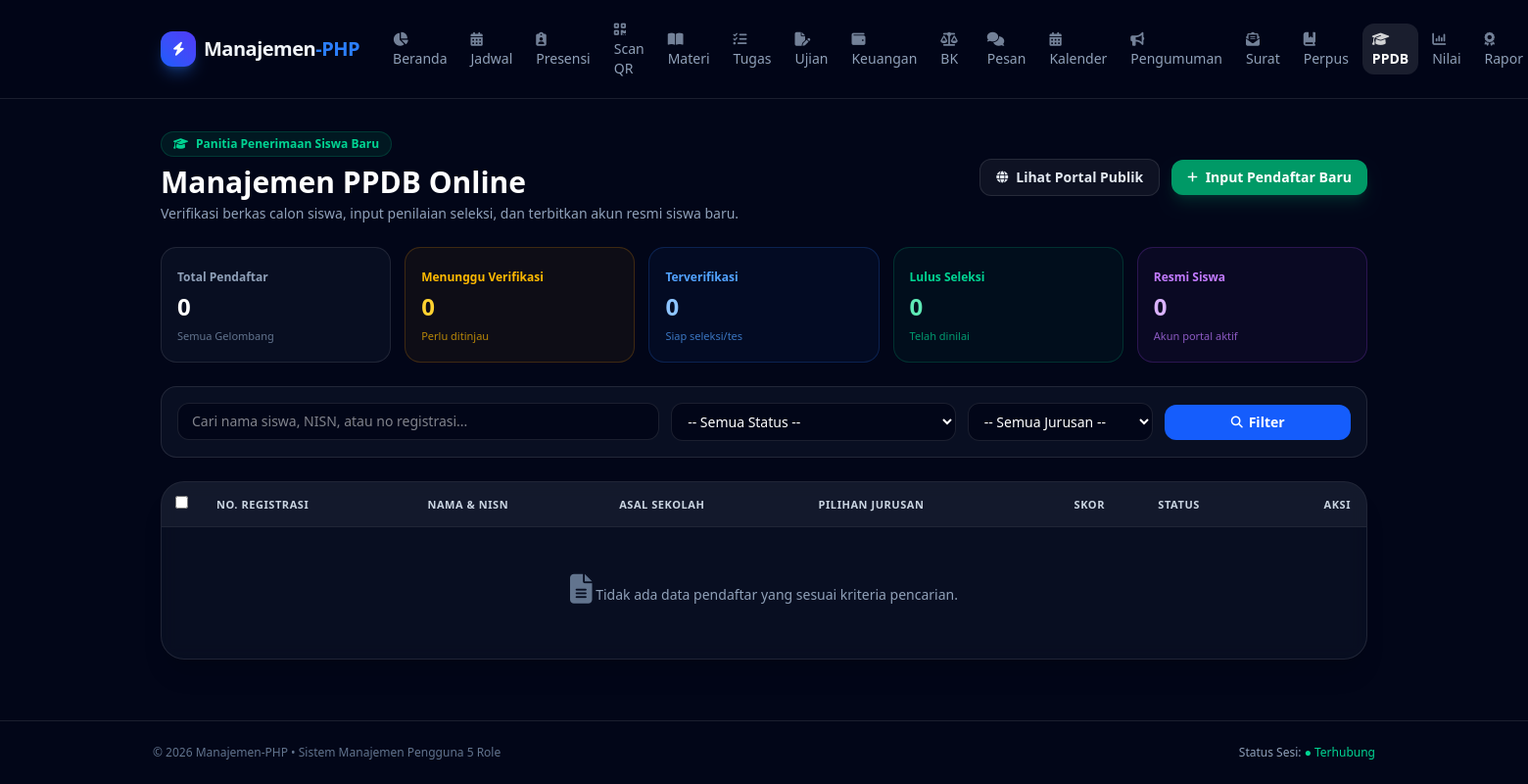
Before: /dashboard/admin/ppdb.php (signed in) with the older database file.
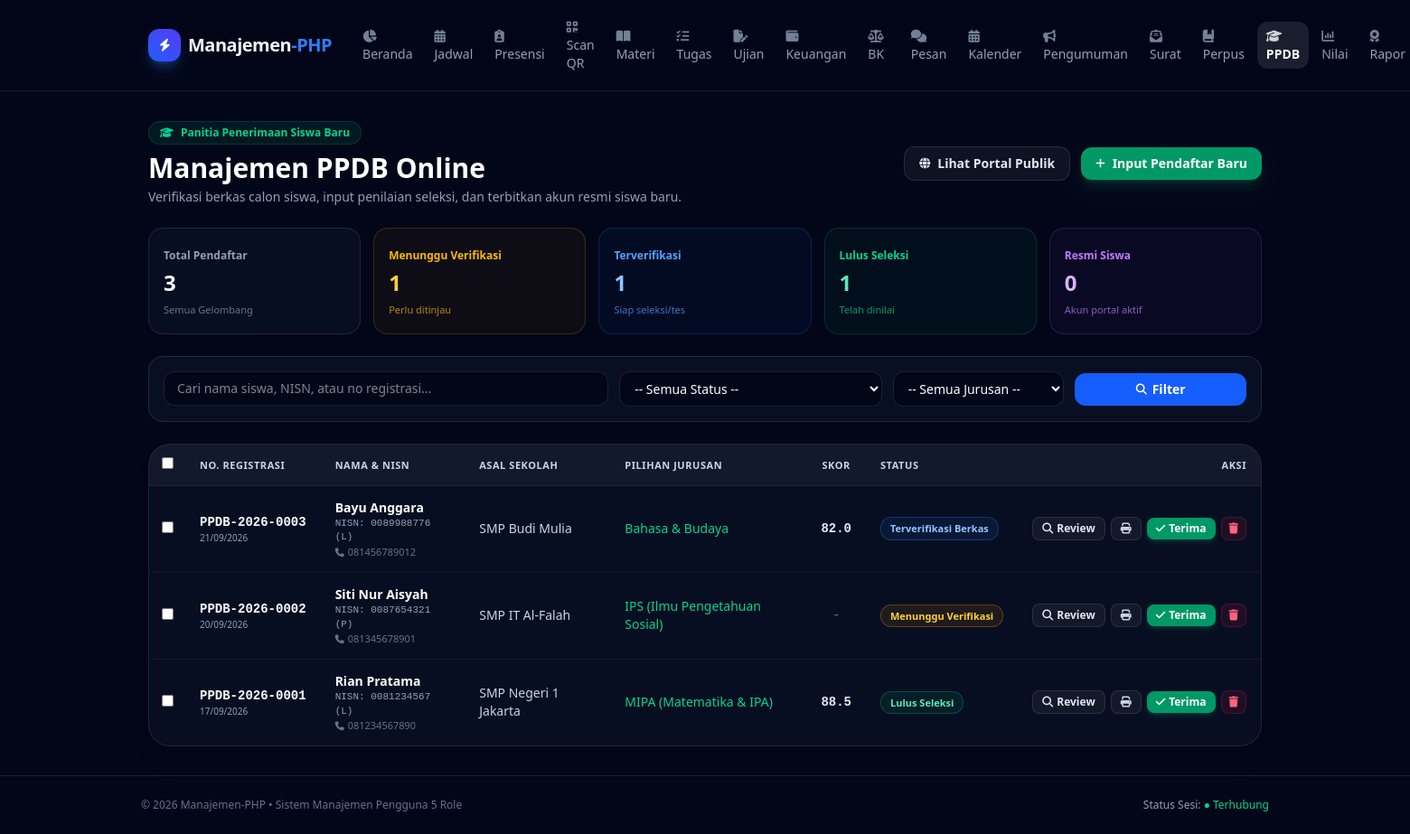
After: the same page with the newer database file.
### tables this page shows
CREATE TABLE IF NOT EXISTS `ppdb_registrations` (
    `id` INT AUTO_INCREMENT PRIMARY KEY,
    `registration_no` VARCHAR(50) NOT NULL UNIQUE,
    `full_name` VARCHAR(150) NOT NULL,
    `nisn` VARCHAR(20) NOT NULL,
    `nik` VARCHAR(30) DEFAULT NULL,
    `gender` ENUM('L', 'P') NOT NULL,
    `birth_place` VARCHAR(100) NOT NULL,
    `birth_date` DATE NOT NULL,
    `religion` VARCHAR(50) DEFAULT 'Islam',
    `phone` VARCHAR(30) NOT NULL,
    `email` VARCHAR(100) NOT NULL,
    `address` TEXT NOT NULL,
    `previous_school` VARCHAR(150) NOT NULL,
    `chosen_major` VARCHAR(100) NOT NULL DEFAULT 'Umum',
    `parent_name` VARCHAR(150) NOT NULL,
    `parent_phone` VARCHAR(30) NOT NULL,
    `parent_job` VARCHAR(100) DEFAULT NULL,
    `report_card_doc` VARCHAR(255) DEFAULT NULL,
    `birth_cert_doc` VARCHAR(255) DEFAULT NULL,
    `family_card_doc` VARCHAR(255) DEFAULT NULL,
    `photo_doc` VARCHAR(255) DEFAULT NULL,
    `status` ENUM('menunggu_verifikasi', 'diverifikasi', 'lulus_seleksi', 'tidak_lulus', 'diterima') NOT NULL DEFAULT 'menunggu_verifikasi',
    `selection_score` DECIMAL(5,2) DEFAULT NULL,
    `notes` TEXT DEFAULT NULL,
    `user_id` INT DEFAULT NULL,
    `created_at` TIMESTAMP DEFAULT CURRENT_TIMESTAMP,
    `updated_at` TIMESTAMP DEFAULT CURRENT_TIMESTAMP ON UPDATE CURRENT_TIMESTAMP
);

### config/database.php (called while the page is built, shortened)
<?php
function getPpdbStatusLabel(string $status): string {
    return PPDB_STATUSES[$status]['label'] ?? ucfirst(str_replace('_', ' ', $status));
}
function getPpdbStatusBadge(string $status): string {
    return PPDB_STATUSES[$status]['badge'] ?? 'border-slate-500/30 bg-slate-500/10 text-slate-300';
}

### dashboard/admin/ppdb.php (the view, shortened to what the changed rows need)
<?php
require_once __DIR__ . "/../../config/database.php";
$sql_where = [];
$sql_params = [];
$where_clause = !empty($sql_where) ? "WHERE " . implode(" AND ", $sql_where) : "";
$stats = [
    'total'    => (int)$pdo->query("SELECT COUNT(*) FROM ppdb_registrations")->fetchColumn(),
    'menunggu' => (int)$pdo->query("SELECT COUNT(*) FROM ppdb_registrations WHERE status = 'menunggu_verifikasi'")->fetchColumn(),
    'verif'    => (int)$pdo->query("SELECT COUNT(*) FROM ppdb_registrations WHERE status = 'diverifikasi'")->fetchColumn(),
    'lulus'    => (int)$pdo->query("SELECT COUNT(*) FROM ppdb_registrations WHERE status = 'lulus_seleksi'")->fetchColumn(),
    'diterima' => (int)$pdo->query("SELECT COUNT(*) FROM ppdb_registrations WHERE status = 'diterima'")->fetchColumn(),
];
$stmt_list = $pdo->prepare("SELECT * FROM ppdb_registrations $where_clause ORDER BY id DESC");
$stmt_list->execute($sql_params);
$registrations = $stmt_list->fetchAll();
include __DIR__ . "/../includes/header.php";
?>
<div class="space-y-6">
    <div class="flex flex-col sm:flex-row sm:items-center justify-between gap-4">
        <div>
            <h1 class="text-2xl sm:text-3xl font-extrabold text-white">Manajemen PPDB Online</h1>
        </div>
    </div>
    <div class="grid grid-cols-2 sm:grid-cols-5 gap-3.5">
        <div class="rounded-2xl border border-white/10 bg-slate-900/50 p-4">
            <span class="text-xs font-semibold text-slate-400">Total Pendaftar</span>
            <p class="text-2xl font-black text-white mt-1"><?= $stats['total'] ?></p>
            <span class="text-[11px] text-slate-500">Semua Gelombang</span>
        </div>
        <div class="rounded-2xl border border-amber-500/20 bg-amber-500/5 p-4">
            <span class="text-xs font-semibold text-amber-400">Menunggu Verifikasi</span>
            <p class="text-2xl font-black text-amber-300 mt-1"><?= $stats['menunggu'] ?></p>
            <span class="text-[11px] text-amber-400/70">Perlu ditinjau</span>
        </div>
        <div class="rounded-2xl border border-blue-500/20 bg-blue-500/5 p-4">
            <span class="text-xs font-semibold text-blue-400">Terverifikasi</span>
            <p class="text-2xl font-black text-blue-300 mt-1"><?= $stats['verif'] ?></p>
            <span class="text-[11px] text-blue-400/70">Siap seleksi/tes</span>
        </div>
        <div class="rounded-2xl border border-emerald-500/20 bg-emerald-500/5 p-4">
            <span class="text-xs font-semibold text-emerald-400">Lulus Seleksi</span>
            <p class="text-2xl font-black text-emerald-300 mt-1"><?= $stats['lulus'] ?></p>
            <span class="text-[11px] text-emerald-400/70">Telah dinilai</span>
        </div>
    </div>
    <div class="rounded-3xl border border-white/10 bg-slate-900/50 backdrop-blur overflow-hidden shadow-xl">
        <div class="overflow-x-auto">
            <table class="w-full text-left text-xs sm:text-sm">
                <thead class="border-b border-white/10 bg-white/5 text-slate-300 font-bold uppercase text-[11px] tracking-wider">
                    <tr>
                        <th class="px-3 py-3.5 text-center w-10">
                            <input type="checkbox" id="selectAllPPDB" onchange="toggleSelectAll(this)" title="Pilih Semua" class="rounded border-white/20 bg-slate-950 text-emerald-500 focus:ring-0 cursor-pointer">
                        </th>
                        <th class="px-4 py-3.5">No. Registrasi</th>
                        <th class="px-4 py-3.5">Nama & NISN</th>
                        <th class="px-4 py-3.5">Asal Sekolah</th>
                        <th class="px-4 py-3.5">Pilihan Jurusan</th>
                        <th class="px-4 py-3.5 text-center">Skor</th>
                        <th class="px-4 py-3.5">Status</th>
                        <th class="px-4 py-3.5 text-right">Aksi</th>
                    </tr>
                </thead>
                <tbody class="divide-y divide-white/5 text-slate-200">
                    <?php if (empty($registrations)): ?>
                        <tr>
                            <td colspan="8" class="px-6 py-12 text-center text-slate-400">
                                <i class="fa-solid fa-file-lines text-3xl block mb-2 text-slate-500"></i>
                                Tidak ada data pendaftar yang sesuai kriteria pencarian.
                            </td>
                        </tr>
                    <?php else: ?>
                        <?php foreach ($registrations as $r): ?>
                            <tr class="hover:bg-white/5 transition">
                                <td class="px-3 py-3.5 text-center">
                                    <?php if ($r['status'] !== 'diterima'): ?>
                                        <input type="checkbox" form="formBatchPPDB" name="selected_ids[]" value="<?= $r['id'] ?>" onchange="updateBatchUI()" class="ppdb-checkbox rounded border-white/20 bg-slate-950 text-emerald-500 focus:ring-0 cursor-pointer">
                                    <?php else: ?>
                                        <span class="text-slate-600 font-mono text-xs">-</span>
                                    <?php endif; ?>
                                </td>
                                <td class="px-4 py-3.5 whitespace-nowrap font-mono font-bold text-white">
                                    <?= htmlspecialchars($r['registration_no']) ?>
                                    <span class="block text-[10px] font-sans font-normal text-slate-400">
                                        <?= date('d/m/Y', strtotime($r['created_at'])) ?>
                                    </span>
                                </td>
                                <td class="px-4 py-3.5">
                                    <div class="font-bold text-white"><?= htmlspecialchars($r['full_name']) ?></div>
                                    <div class="text-[11px] text-slate-400 font-mono">
                                        NISN: <?= htmlspecialchars($r['nisn']) ?> (<?= $r['gender'] ?>)
                                    </div>
                                    <div class="text-[11px] text-slate-500 flex items-center gap-1">
                                        <i class="fa-solid fa-phone text-[10px] text-slate-500"></i> <?= htmlspecialchars($r['phone']) ?>
                                    </div>
                                </td>
                                <td class="px-4 py-3.5 text-slate-300">
                                    <?= htmlspecialchars($r['previous_school']) ?>
                                </td>
                                <td class="px-4 py-3.5 font-medium text-emerald-400">
                                    <?= htmlspecialchars($r['chosen_major']) ?>
                                </td>
                                <td class="px-4 py-3.5 text-center font-bold font-mono">
                                    <?= $r['selection_score'] !== null ? number_format((float)$r['selection_score'], 1) : '<span class="text-slate-500 font-normal">-</span>' ?>
                                </td>
                                <td class="px-4 py-3.5 whitespace-nowrap">
                                    <span class="inline-flex items-center rounded-xl border px-2.5 py-1 text-[11px] font-semibold <?= getPpdbStatusBadge($r['status']) ?>">
                                        <?= htmlspecialchars(getPpdbStatusLabel($r['status'])) ?>
                                    </span>
                                </td>
                                <td class="px-4 py-3.5 whitespace-nowrap text-right">
                                    <div class="inline-flex items-center gap-1.5">
                                        <button onclick="openReviewModal(<?= htmlspecialchars(json_encode($r)) ?>)"
                                                class="rounded-lg border border-white/10 bg-white/5 hover:bg-white/15 px-2.5 py-1 text-xs font-semibold text-slate-200 transition inline-flex items-center gap-1 cursor-pointer"
                                                title="Lihat Detail & Dokumen">
                                            <i class="fa-solid fa-magnifying-glass text-xs"></i> Review
                                        </button>
                                        <a href="../../ppdb_card.php?reg=<?= urlencode($r['registration_no']) ?>" target="_blank"
                                           class="rounded-lg border border-white/10 bg-white/5 hover:bg-white/15 px-2.5 py-1 text-xs font-semibold text-slate-300 transition"
                                           title="Cetak Kartu Registrasi">
                                            <i class="fa-solid fa-print text-xs"></i>
                                        </a>
                                        <?php if ($r['status'] !== 'diterima'): ?>
                                            <button onclick="openAcceptModal(<?= $r['id'] ?>, '<?= htmlspecialchars(addslashes($r['full_name'])) ?>', '<?= htmlspecialchars(addslashes($r['chosen_major'])) ?>')"
                                                    class="rounded-lg bg-emerald-600 hover:bg-emerald-500 px-2.5 py-1 text-xs font-bold text-white shadow-md shadow-emerald-600/20 transition cursor-pointer inline-flex items-center gap-1"
                                                    title="Terima & Otomatis Buat Akun Siswa">
                                                <i class="fa-solid fa-check text-xs"></i> Terima
                                            </button>
                                        <?php else: ?>
                                            <span class="rounded-lg border border-purple-500/30 bg-purple-500/10 px-2 py-0.5 text-[10px] font-bold text-purple-300 inline-flex items-center gap-1">
                                                Resmi Siswa <i class="fa-solid fa-graduation-cap"></i>
                                            </span>
                                        <?php endif; ?>
                                        <?php if ($user_role === 'administrator'): ?>
                                            <form method="POST" class="inline" onsubmit="return confirm('Hapus data pendaftar ini secara permanen?');">
                                                <button type="submit" class="rounded-lg border border-rose-500/20 bg-rose-500/10 hover:bg-rose-500/20 px-2 py-1 text-xs text-rose-400 transition cursor-pointer" title="Hapus Data">
                                                    <i class="fa-solid fa-trash text-xs"></i>
                                                </button>
                                            </form>
                                        <?php endif; ?>
                                    </div>
                                </td>
                            </tr>
                        <?php endforeach; ?>
                    <?php endif; ?>
                </tbody>
            </table>
        </div>
    </div>
</div>
<?php include __DIR__ . "/../includes/footer.php"; ?>

Changed rows visible on the page:
added ppdb_registrations: registration_no "PPDB-2026-0003", created_at "21/09/2026", full_name "Bayu Anggara", nisn "0089988776", gender "L", phone "081456789012", previous_school "SMP Budi Mulia", chosen_major "Bahasa & Budaya", selection_score "82.0", status "Terverifikasi Berkas"
added ppdb_registrations: registration_no "PPDB-2026-0002", created_at "20/09/2026", full_name "Siti Nur Aisyah", nisn "0087654321", gender "P", phone "081345678901", previous_school "SMP IT Al-Falah", chosen_major "IPS (Ilmu Pengetahuan Sosial)", status "Menunggu Verifikasi"
added ppdb_registrations: registration_no "PPDB-2026-0001", created_at "17/09/2026", full_name "Rian Pratama", nisn "0081234567", gender "L", phone "081234567890", previous_school "SMP Negeri 1 Jakarta", chosen_major "MIPA (Matematika & IPA)", selection_score "88.5", status "Lulus Seleksi"
Other visible differences:
$stats['total']: "0" → "3"
$stats['menunggu']: "0" → "1"
$stats['verif']: "0" → "1"
$stats['lulus']: "0" → "1"
text no longer shown: "Tidak ada data pendaftar yang sesuai kriteria pencarian."
